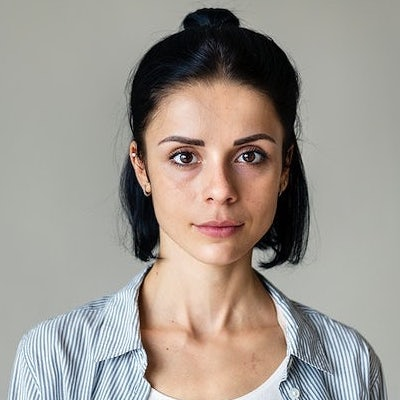
#> input picture face1.jpg, 400 x 400 px
$ python frequenciesHiLo.py
#> lines starting #> are read from the running program, lines starting #| are printed output that depends on the picture
import numpy as np
import cv2
from matplotlib import pyplot as plt


img = cv2.imread('face1.jpg',0)
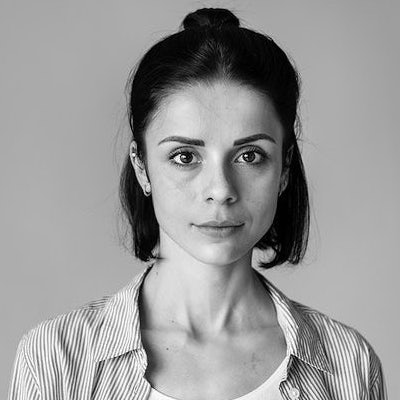
#> img: shape (400, 400); min 0, max 255, mean 152.5


rows, cols = img.shape
#> rows = 400; cols = 400
crow,ccol = int(rows/2) , int(cols/2)
#> crow = 200; ccol = 200


# create a mask, centered square has values 1,
# the rest of the mask all zeros
halfEdge = 10
mask = np.zeros((rows,cols,2),np.uint8)
mask[crow-halfEdge:crow+halfEdge, ccol-halfEdge:ccol+halfEdge] = 1


# apply DFT
dft = cv2.dft(np.float32(img),flags = cv2.DFT_COMPLEX_OUTPUT)
dft_shift = np.fft.fftshift(dft)


# apply mask and inverse DFT
fshift = dft_shift*mask
f_ishift = np.fft.ifftshift(fshift)
img_back = cv2.idft(f_ishift)
img_back = cv2.magnitude(img_back[:,:,0],img_back[:,:,1])
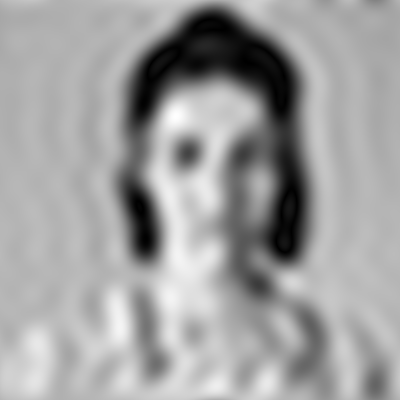
#> img_back: shape (400, 400) float32; min 27287.1, max 38964636, mean 24460188; drawn with min black and max white


# plotting
plt.subplot(121),plt.imshow(img, cmap = 'gray')
plt.title('Input image'), plt.xticks([]), plt.yticks([])
plt.subplot(122),plt.imshow(img_back, cmap = 'gray')
plt.title('Low frequncies'), plt.xticks([]), plt.yticks([])
plt.show()
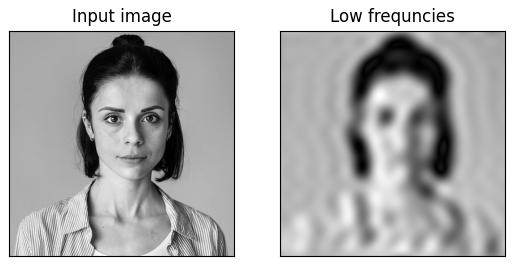
#> figure drawn by matplotlib, 2 panels

$ run again, with face2.jpg copied over face1.jpg
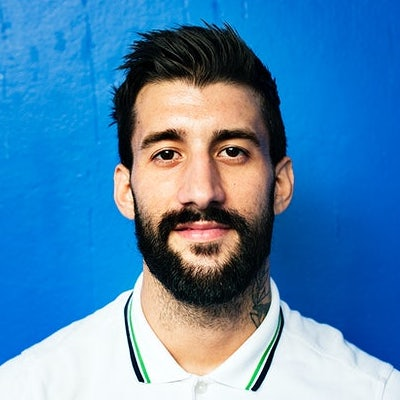
#> input picture face2.jpg, 400 x 400 px
#> `img_back = cv2.magnitude(img_back[:,:,0],img_back[:,:,1])`:
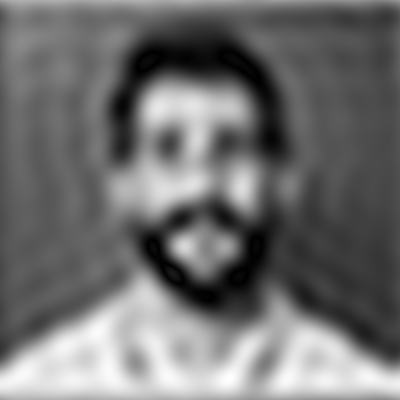
#> img_back: shape (400, 400) float32; min 28567.7, max 44161864, mean 19531888; drawn with min black and max white
#> `plt.show()`:
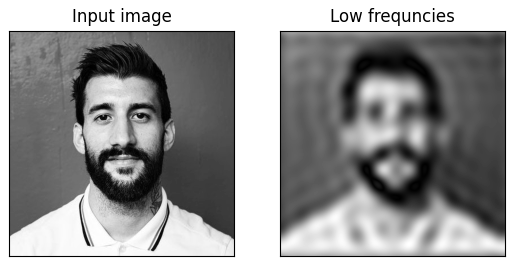
#> figure drawn by matplotlib, 2 panels
